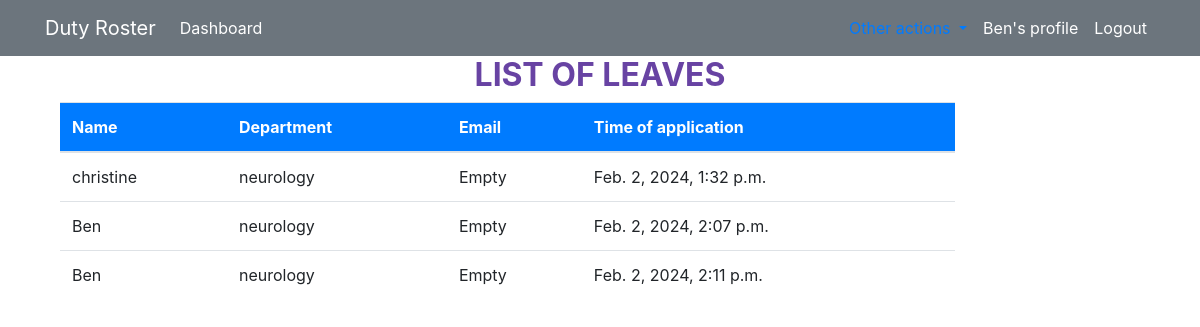
The page /leavelist/ (signed in) on the database its author committed.
### roster/models.py (models this page shows, shortened)
class Leave(models.Model):
    name = models.CharField(max_length=40)
    time = models.DateTimeField(auto_now=False, auto_now_add=True)
    department = models.CharField(max_length=50, choices=DEPARTMENT,default="neurology")
    email = models.EmailField(default="Empty")
    class Meta:
        verbose_name_plural = 'Leave'

### roster/views.py (the view)
# urls.py: path('leavelist/',views.leavelist, name='dashboard-leavelist'),
def leavelist(request):
    leaves = Leave.objects.all()
    leave_count = leaves.count()
    context = {
        'leaves':leaves,
        'leave_count':leave_count,
    }
    return render(request, "dashboard/leavelist.html",context)

### templates/dashboard/leavelist.html (shortened to what this page needs)
{% extends "partials/base.html" %}
  {% load crispy_forms_tags %}
  {% block content%}
   <div class="container">
    <h2 style="text-align:center;color:#6843a3;"><b> LIST OF LEAVES</b> </h2>
    <div class="row my-2">
        <div class="col-md-10">
            <table class="table bg-white">
                <thead class="bg-primary">
                    <tr class="text-white">
                        <th scope="col">Name</th>
                        <th scope="col">Department</th>
                        <th scope="col">Email</th>
                        <th scope="col">Time of application</th>
                    </tr>
                </thead>
                <tbody>
                    {% for leave in leaves %}
                    <tr>
                        <td>{{ leave.name}}</td>
                        <td>{{ leave.department}}</td>
                        <td>{{ leave.email}}</td>
                        <td>{{ leave.time }}</td>
                    </tr>
                    {% endfor %}
                </tbody>
            </table>
        </div>
    </div>
</div>
{% endblock %}

### templates/partials/usernav.html (shortened to what this page needs)
  <nav class="navbar navbar-expand-lg navbar-info bg-secondary">
    <div class="container">
        <a class="navbar-brand text-white" href="">Duty Roster</a>
        <div class="collapse navbar-collapse" id="navbarSupportedContent">
            <ul class="navbar-nav mr-auto">
                <li class="nav-item active">
                    <a class="nav-link text-white"href="{% url 'dashboard-index' %}">Dashboard </a>
                </li>
            </ul>
            <ul class="navbar-nav ml-auto">
                <li class="nav-item active">
                    <li class="nav-item dropdown">
                        <a class="nav-link dropdown-toggle" href="#" id="navbarDropdownMenuLink" data-toggle="dropdown" aria-haspopup="true" aria-expanded="false">
                        </a>
                      </li>
                     <a class="nav-link text-white" href="{% url 'user-profile' %}"
                        <span class="sr-only">{{ user.username }}'s profile</span></a>
                </li>
                <li class="nav-item">
                    <a class="nav-link text-white" href="{% url 'user-logout' %}">Logout</a>
                </li>
            </ul>
        </div>
    </div>
</nav>

### rows shown on the page
Leave: name "christine", department "neurology", email "Empty", time "Feb. 2, 2024, 1:32 p.m."
Leave: name "Ben", department "neurology", email "Empty", time "Feb. 2, 2024, 2:07 p.m."
Leave: name "Ben", department "neurology", email "Empty", time "Feb. 2, 2024, 2:11 p.m."

### other values the page prints
{{ user.username }} "Ben"
